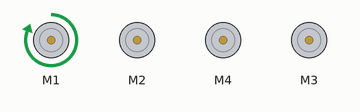
Bench run of a sketch on a simulated Arduino Uno, built with avr-gcc and run on an emulated ATmega328P. Parts: 4 × DC motor (green arrow = forward, orange = backward, longer = faster).

Above: at 0.1 s.
At 5.1 s:
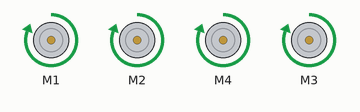
At 8.1 s:
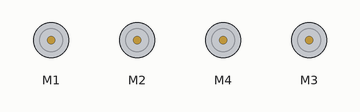
Timing chart, 0 to 9.6 s (numbered marks = the images above):
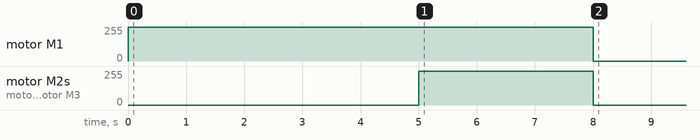

The sketch:

EX_MOTOR_DRIVER.ino
```cpp
#include <AFMotor.h>

// Defining a time period for turning the car
// time period in milliseconds
const int turningTimePeriod = 3 * 1000;

// Creating an object and defining the four car motor at pins 1, 2, 3 and 4
AF_DCMotor frontRight(1);
AF_DCMotor frontLeft(2);
AF_DCMotor bottomLeft(3);
AF_DCMotor bottomRight(4);

void setup()
{
  // Sets the speed of the motor to 200 (ranges from 0-255)
	frontRight.setSpeed(255);
	frontRight.run(FORWARD); // Runs the Right front motor forward
  delay(5000);
  goLeft();
  delay(10000);
}


// Not fully implemented as we need to see how much duration is required
void goLeft(){
  stopAll();
  frontRight.setSpeed(255);bottomRight.setSpeed(255);
  bottomRight.run(FORWARD);frontRight.run(FORWARD);
  frontLeft.setSpeed(255);bottomLeft.setSpeed(255);
  bottomLeft.run(FORWARD);frontLeft.run(FORWARD);
  delay(turningTimePeriod);
  stopAll();
}

// Not fully implemented as we need to see how much duration is required
void goRight(){
  stopAll();
  frontLeft.setSpeed(255);bottomLeft.setSpeed(255);
  bottomLeft.run(FORWARD);frontLeft.run(FORWARD);
  frontRight.setSpeed(255);bottomRight.setSpeed(255);
  bottomRight.run(BACKWARD);bottomRight.run(BACKWARD);
  delay(turningTimePeriod);
  stopAll();
}


void stopAll(){
  frontRight.run(BRAKE);
  frontLeft.run(BRAKE);
  bottomRight.run(BRAKE);
  bottomLeft.run(BRAKE);
}

void loop() {

}
```
